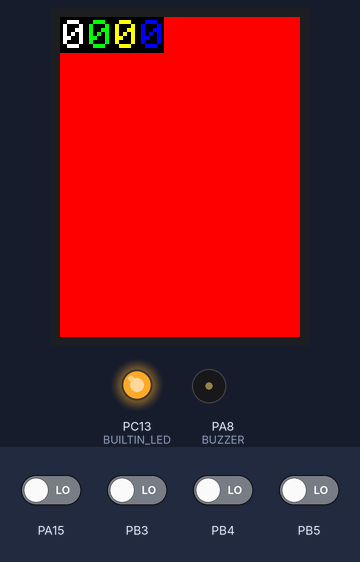
The sketch below on a simulated STM32 Blue Pill. Parts: 240×320 colour display, output pins drawn as LEDs (lit = HIGH), buzzer (waves = sounding). The inputs (shaded band) are chosen by the test bench; at power-on: PA15, PB3–5 LOW. Pins used as bus, display or sensor lines are not drawn; what the sketch prints to the serial monitor is not drawn.

Above: at 1.4 s.
1.5 s: PA15 driven HIGH
At 2.6 s:
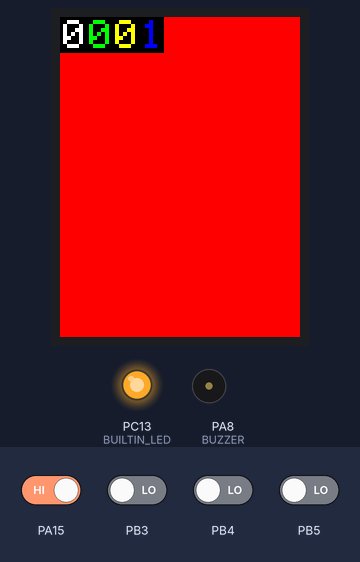
3.1 s: PB3 driven HIGH
At 3.8 s:
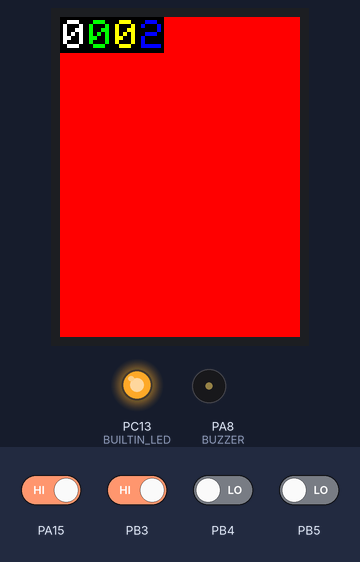
4.7 s: PB4 driven HIGH
At 6.0 s:
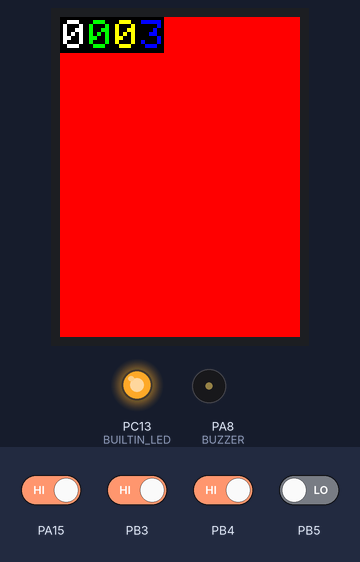
6.3 s: PB5 driven HIGH
At 7.5 s:
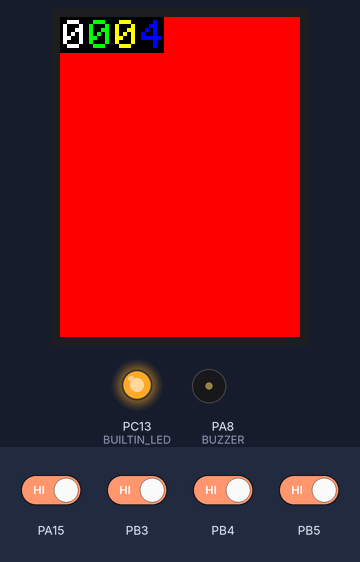
Timing chart, 0 to 8.9 s (numbered marks = the images above; inputs shaded):
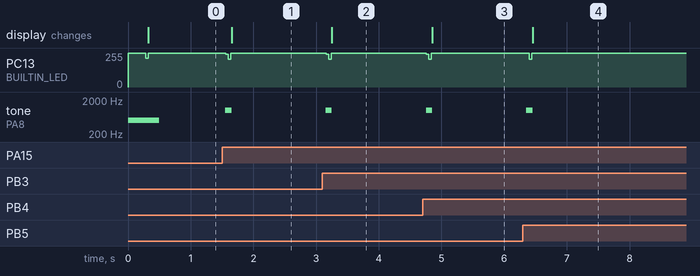

Measured:
- after the input at 1.5 s, PC13 (BUILTIN_LED): 253/255 → 246/255 after 0.06 s, → 209/255 0.04 s later, → 253/255 0.04 s later; tone on PA8 (BUZZER): silent → 1000 Hz after 0.05 s, → silent 0.10 s later; the display: changes after 0.15 s (image 1)
- after the input at 3.1 s, PC13 (BUILTIN_LED): 253/255 → 246/255 after 0.06 s, → 209/255 0.04 s later, → 253/255 0.04 s later; tone on PA8 (BUZZER): silent → 1000 Hz after 0.05 s, → silent 0.10 s later; the display: changes after 0.15 s (image 2)
- after the input at 4.7 s, PC13 (BUILTIN_LED): 253/255 → 246/255 after 0.06 s, → 209/255 0.04 s later, → 253/255 0.04 s later; tone on PA8 (BUZZER): silent → 1000 Hz after 0.05 s, → silent 0.10 s later; the display: changes after 0.15 s (image 3)
- after the input at 6.3 s, PC13 (BUILTIN_LED): 253/255 → 207/255 after 0.10 s, → 253/255 0.04 s later; tone on PA8 (BUZZER): silent → 1000 Hz after 0.05 s, → silent 0.10 s later; the display: changes after 0.15 s (image 4)

The sketch:

sketch_nov8a.ino
```cpp
#include "STM32TimerInterrupt.h"
#include <TFT_eSPI.h>
#include <SPI.h>
#include <IWatchdog.h>

// system
#define BUILTIN_LED PC13  // A.L
STM32Timer ITimer(TIM1);
uint32_t begin_time = 0;
uint32_t finish_time = 0;
uint32_t elapsed_time = 0;
uint32_t max_elapsed_time = 0;
uint8_t count100us = 0;

// buzzer
#define BUZZER PA8

// switch
#define SW_0_PIN PB5
#define SW_1_PIN PB4
#define SW_2_PIN PB3
#define SW_3_PIN PA15

struct SW {
  uint8_t pin;
  bool flag;
  uint8_t delay;
};

SW sw_0;
SW sw_1;
SW sw_2;
SW sw_3;


// TFT LCD
#define TFT_RESET PB8
#define TFT_CS PA4  // NSS1
TFT_eSPI tft = TFT_eSPI();

bool flag_start_paint = false;
uint8_t seqRefreshTFT = 0;
uint16_t delayRefreshTFT = 0;

//
uint16_t test_number = 0;


void TimerHandler()  // 100us
{
  count100us++;
}

void setup() {
  // put your setup code here, to run once:
  IWatchdog.begin(2000000);  // 2000ms

  begin_time = micros();

  tone(BUZZER, 500, 500);

  Serial.begin(115200);
  while (!Serial)
    ;

  sw_0.pin = SW_0_PIN;
  sw_1.pin = SW_1_PIN;
  sw_2.pin = SW_2_PIN;
  sw_3.pin = SW_3_PIN;

  pinMode(sw_0.pin, INPUT);
  pinMode(sw_1.pin, INPUT);
  pinMode(sw_2.pin, INPUT);
  pinMode(sw_3.pin, INPUT);

  pinMode(BUILTIN_LED, OUTPUT);
  digitalWrite(BUILTIN_LED, HIGH);  // OFF

  pinMode(BUZZER, OUTPUT);
  digitalWrite(BUZZER, HIGH);  // OFF

  pinMode(TFT_RESET, OUTPUT);
  pinMode(TFT_CS, OUTPUT);
  digitalWrite(TFT_RESET, HIGH);  // 리셋 A.L

  ITimer.attachInterruptInterval(100, TimerHandler);  // 100us

  elapsed_time = micros() - begin_time;
  Serial.println("setup elapsed time: " + String(elapsed_time) + "us");

  begin_time = micros();

  tft.init();
  tft.fillScreen(TFT_RED);
  tft.setRotation(0);  // 381313us

  tft.setViewport(0, 0, 26, 36);
  tft.fillScreen(TFT_BLACK);
  tft.setTextDatum(TL_DATUM);
  tft.drawChar(3, 3, 'A', TFT_WHITE, TFT_BLACK, 4);  // 385419us


  elapsed_time = micros() - begin_time;
  //Serial.println("TFT LCD elapsed time: " + String(elapsed_time) + "us");

  IWatchdog.reload();
  IWatchdog.begin(50000);  // 50ms

  flag_start_paint = true;
}

void loop() {
  // put your main code here, to run repeatedly:

  if (count100us >= 50) {  // 5ms
    count100us = 0;

    begin_time = micros();

    digitalWrite(BUILTIN_LED, LOW);  // ON
    // 사용자 코드 시작 ~~~~~~~~~~~~~~~~~~~~~~~~~~~~~~~~~~~~~~~~~~~~~

    paint_TFT_2();

    check_SW_0();
    check_SW_1();
    check_SW_2();
    check_SW_3();


    // 사용자 코드 끝 ~~~~~~~~~~~~~~~~~~~~~~~~~~~~~~~~~~~~~~~~~~~~~

    elapsed_time = micros() - begin_time;
    if (elapsed_time > max_elapsed_time) {
      max_elapsed_time = elapsed_time;
      Serial.println("max elapsed time: " + String(max_elapsed_time) + "us");
    }

    digitalWrite(BUILTIN_LED, HIGH);  // OFF
  }

  IWatchdog.reload();
}
```

paint_TFT_2.ino
```cpp
void paint_TFT_2(void) {  // 5ms
  if (flag_start_paint == true) {
    digitalWrite(TFT_CS, HIGH);

    begin_time = micros();

    uint8_t thousands_digit;
    uint8_t hundreds_digit;
    uint8_t tens_digit;
    uint8_t ones_digit;

    thousands_digit = test_number / 1000;         // 천의 자릿수 계산
    hundreds_digit = (test_number % 1000) / 100;  // 백의 자릿수 계산
    tens_digit = (test_number % 100) / 10;        // 십의 자릿수 계산
    ones_digit = test_number % 10;                // 일의 자릿수 계산

    switch (seqRefreshTFT) {
      case 0:
        tft.setViewport(0, 0, 26, 36);
        tft.fillScreen(TFT_BLACK);  // 1100us
        tft.setTextDatum(TL_DATUM);
        seqRefreshTFT = 1;
        break;

      case 1:
        tft.drawChar(3, 3, thousands_digit + 0x30, TFT_WHITE, TFT_BLACK, 4);  // 2900us
        seqRefreshTFT = 2;
        break;

      case 2:
        tft.setViewport(26, 0, 26, 36);
        tft.fillScreen(TFT_BLACK);  // 1090us
        tft.setTextDatum(TL_DATUM);
        seqRefreshTFT = 3;
        break;

      case 3:
        tft.drawChar(3, 3, hundreds_digit + 0x30, TFT_GREEN, TFT_BLACK, 4);
        seqRefreshTFT = 4;
        break;

      case 4:
        tft.setViewport(52, 0, 26, 36);
        tft.fillScreen(TFT_BLACK);  // 1090us
        tft.setTextDatum(TL_DATUM);
        seqRefreshTFT = 5;
        break;

      case 5:
        tft.drawChar(3, 3, tens_digit + 0x30, TFT_YELLOW, TFT_BLACK, 4);
        seqRefreshTFT = 6;
        break;

      case 6:
        tft.setViewport(78, 0, 26, 36);
        tft.fillScreen(TFT_BLACK);  // 1090us
        tft.setTextDatum(TL_DATUM);
        seqRefreshTFT = 7;
        break;

      case 7:
        tft.drawChar(3, 3, ones_digit + 0x30, TFT_BLUE, TFT_BLACK, 4);
        seqRefreshTFT = 0;

        flag_start_paint = false;
        break;
    }

    elapsed_time = micros() - begin_time;
    Serial.println(elapsed_time);

    digitalWrite(TFT_CS, LOW);
  }
}
```

switch.ino
```cpp
// switch

void check_SW_0(void) {
  if (digitalRead(sw_0.pin) == HIGH) {  // 버튼 누름
    if (sw_0.delay++ >= 10) {           // 5ms 마다 증가해서 누른채로 50ms지나면
      if (sw_0.flag == false) {
        sw_0.flag = true;

        Serial.println("sw_0");
        tone(BUZZER, 1000, 100);

        test_number++;
        if (flag_start_paint == false) flag_start_paint = true;
      }
    }
  } else  // 버튼 놓음, 또는 채터링시에도 변수 리셋
  {
    sw_0.delay = 0;
    sw_0.flag = false;
  }
}

void check_SW_1(void) {
  if (digitalRead(sw_1.pin) == HIGH) {  // 버튼 누름
    if (sw_1.delay++ >= 10) {           // 5ms 마다 증가해서 누른채로 50ms지나면
      if (sw_1.flag == false) {
        sw_1.flag = true;

        Serial.println("sw_1");
        tone(BUZZER, 1000, 100);

        test_number++;
        if (flag_start_paint == false) flag_start_paint = true;

      }
    }
  } else  // 버튼 놓음, 또는 채터링시에도 변수 리셋
  {
    sw_1.delay = 0;
    sw_1.flag = false;
  }
}

void check_SW_2(void) {
  if (digitalRead(sw_2.pin) == HIGH) {  // 버튼 누름
    if (sw_2.delay++ >= 10) {           // 5ms 마다 증가해서 누른채로 50ms지나면
      if (sw_2.flag == false) {
        sw_2.flag = true;

        Serial.println("sw_2");
        tone(BUZZER, 1000, 100);

        test_number++;
        if (flag_start_paint == false) flag_start_paint = true;
      }
    }
  } else  // 버튼 놓음, 또는 채터링시에도 변수 리셋
  {
    sw_2.delay = 0;
    sw_2.flag = false;
  }
}

void check_SW_3(void) {
  if (digitalRead(sw_3.pin) == HIGH) {  // 버튼 누름
    if (sw_3.delay++ >= 10) {           // 5ms 마다 증가해서 누른채로 50ms지나면
      if (sw_3.flag == false) {
        sw_3.flag = true;

        Serial.println("sw_3");
        tone(BUZZER, 1000, 100);

        test_number++;
        if (flag_start_paint == false) flag_start_paint = true;
      }
    }
  } else  // 버튼 놓음, 또는 채터링시에도 변수 리셋
  {
    sw_3.delay = 0;
    sw_3.flag = false;
  }
}
```
